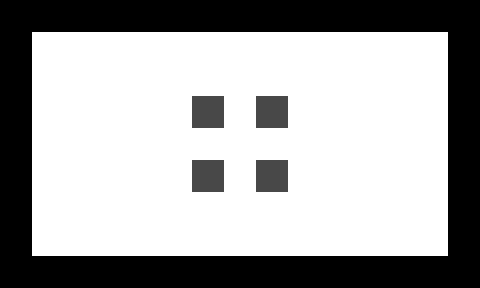

Below is a game level as drawn by its tile map, then a one-line description and the .tmx file that defines it, in full:
An orthogonal 15x9 tile map with 32x32 px tiles, 2 tile layers (1, 2).

<map version="1.0" orientation="orthogonal" width="15" height="9" tilewidth="32" tileheight="32">
 <tileset firstgid="1" name="n_tiles1" tilewidth="32" tileheight="32">
  <image source="../../images/map/common/n_tiles1.png" width="128" height="64" />
 </tileset>
 <layer name="1" width="15" height="9">
  <data encoding="csv">
1,1,1,1,1,1,1,1,1,1,1,1,1,1,1,
1,1,1,1,1,1,1,1,1,1,1,1,1,1,1,
1,1,1,1,1,1,1,1,1,1,1,1,1,1,1,
1,1,1,1,1,1,1,1,1,1,1,1,1,1,1,
1,1,1,1,1,1,1,1,1,1,1,1,1,1,1,
1,1,1,1,1,1,1,1,1,1,1,1,1,1,1,
1,1,1,1,1,1,1,1,1,1,1,1,1,1,1,
1,1,1,1,1,1,1,1,1,1,1,1,1,1,1,
1,1,1,1,1,1,1,1,1,1,1,1,1,1,1
</data>
 </layer>
 <layer name="2" width="15" height="9">
  <data encoding="csv">
2,2,2,2,2,2,2,2,2,2,2,2,2,2,2,
2,0,0,0,0,0,0,0,0,0,0,0,0,0,2,
2,0,0,0,0,0,0,0,0,0,0,0,0,0,2,
2,0,0,0,0,0,4,0,4,0,0,0,0,0,2,
2,0,0,0,0,0,0,0,0,0,0,0,0,0,2,
2,0,0,0,0,0,4,0,4,0,0,0,0,0,2,
2,0,0,0,0,0,0,0,0,0,0,0,0,0,2,
2,0,0,0,0,0,0,0,0,0,0,0,0,0,2,
2,2,2,2,2,2,2,2,2,2,2,2,2,2,2
</data>
 </layer>
</map>
